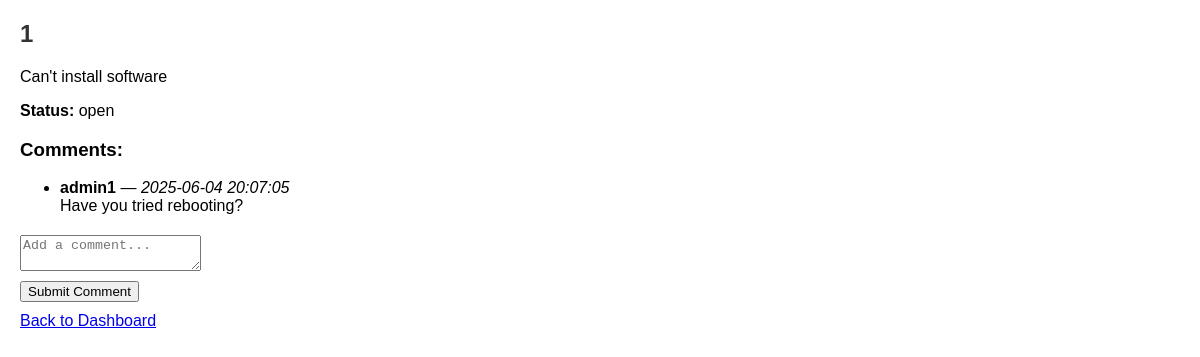
Page /ticket/1 on the earlier database version.
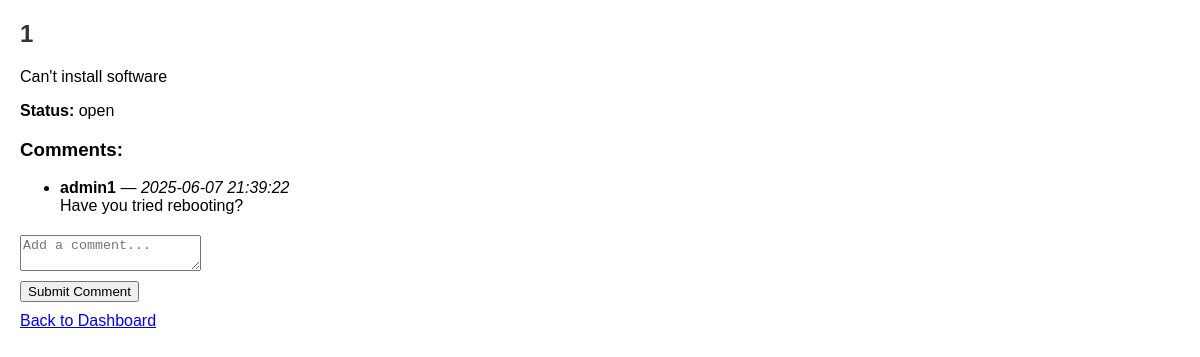
Same page on the later database version.
### tables this page shows
CREATE TABLE comments (
            comment_id INTEGER PRIMARY KEY AUTOINCREMENT,
            ticket_id INTEGER NOT NULL,
            user_id INTEGER NOT NULL,
            message TEXT NOT NULL,
            created_at TIMESTAMP DEFAULT CURRENT_TIMESTAMP,
            FOREIGN KEY (ticket_id) REFERENCES tickets(ticket_id),
            FOREIGN KEY (user_id) REFERENCES users(user_id)
        );

CREATE TABLE users (
            user_id INTEGER PRIMARY KEY AUTOINCREMENT,
            username TEXT NOT NULL UNIQUE,
            email TEXT NOT NULL UNIQUE,
            password TEXT NOT NULL,
            role TEXT NOT NULL
        );

### app.py (the view)
@app.route('/ticket/<int:ticket_id>')
def ticket_details(ticket_id):
    ticket = get_ticket(ticket_id)
    comments = get_comments_for_ticket(ticket_id)
    return render_template('ticket_details.html', ticket=ticket, comments=comments)

### database_operations.py (called while the page is built)
def get_db_connection():
    return sqlite3.connect(DB_NAME)

def get_ticket(ticket_id):
    conn = get_db_connection()
    cursor = conn.cursor()
    cursor.execute("SELECT * FROM tickets WHERE ticket_id = ?", (ticket_id,))
    ticket = cursor.fetchone()
    conn.close()
    return ticket

def get_comments_for_ticket(ticket_id):
    conn = get_db_connection()
    cursor = conn.cursor()
    cursor.execute("""
        SELECT comments.comment_id, comments.ticket_id, comments.user_id, comments.message, comments.created_at, users.username
        FROM comments
        JOIN users ON comments.user_id = users.user_id
        WHERE comments.ticket_id = ?
        ORDER BY comments.created_at ASC
    """, (ticket_id,))
    comments = cursor.fetchall()
    conn.close()
    return comments

### templates/ticket_details.html (shortened to what this page needs)
<!DOCTYPE html>
<html lang="en">
<head>
    <link rel="stylesheet" href="{{ url_for('static', filename='styles.css') }}">
</head>
<body>
    <h2>{{ ticket[2] }}</h2>
    <p>{{ ticket[3] }}</p>
    <p><strong>Status:</strong> {{ ticket[5] }}</p>
    <h3>Comments:</h3>
    <ul>
        {% for comment in comments %}
            <li>
                <strong>{{ comment[5] }}</strong> — <em>{{ comment[4] }}</em><br>
                {{ comment[3] }}
            </li>
        {% else %}
            <li>No comments yet.</li>
        {% endfor %}
    </ul>
    <form method="POST" action="{{ url_for('add_comment') }}">
        <textarea name="message" placeholder="Add a comment..." required></textarea>
        <button type="submit">Submit Comment</button>
    </form>
    <a href="/dashboard">Back to Dashboard</a>
</body>
</html>

Differences in the rows shown:
changed comments "Have you tried rebooting?": created_at "2025-06-04 20:07:05" → "2025-06-07 21:39:22"
